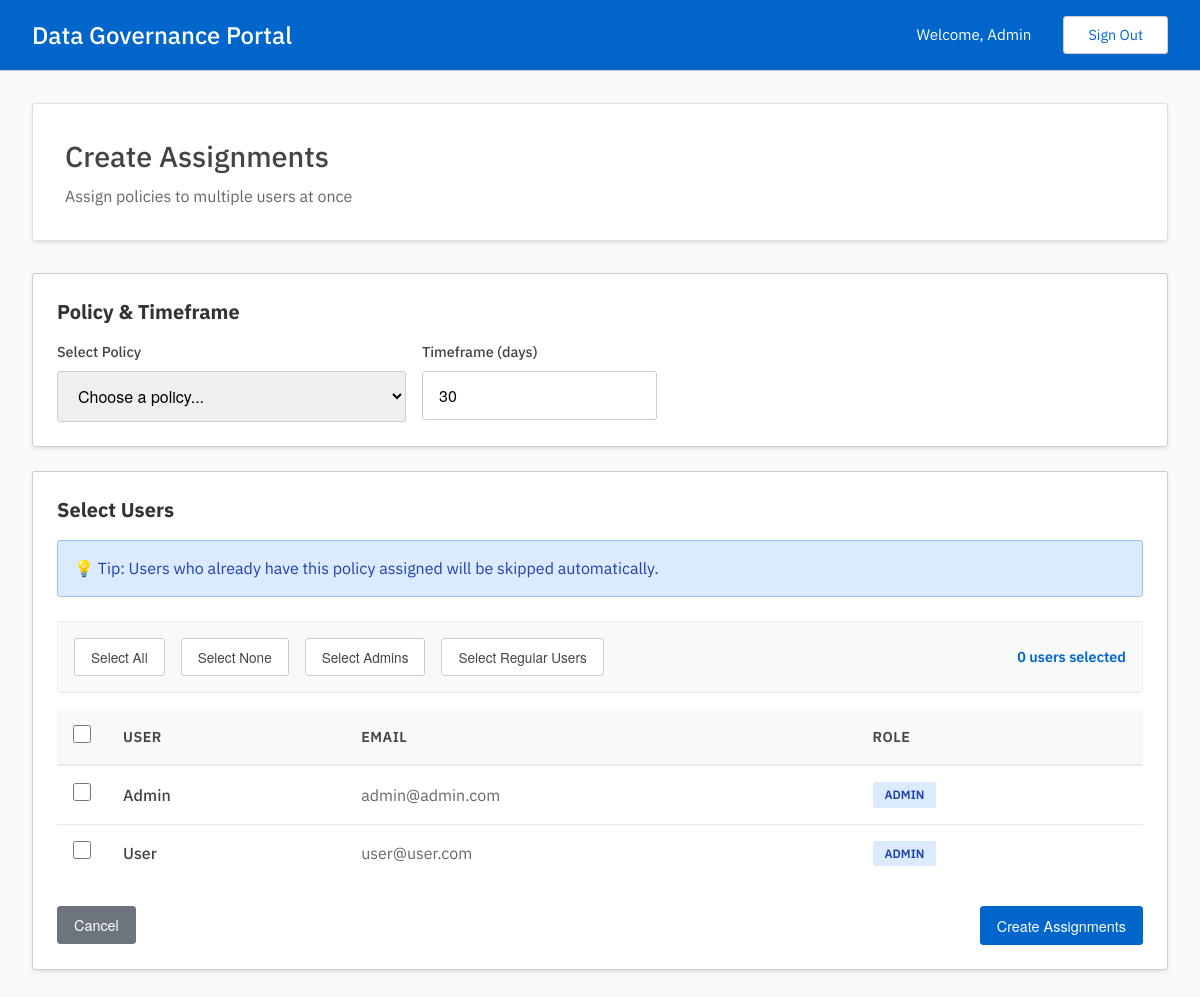
/admin/manage_assignments/create (signed in), run on an earlier commit of the app's database.
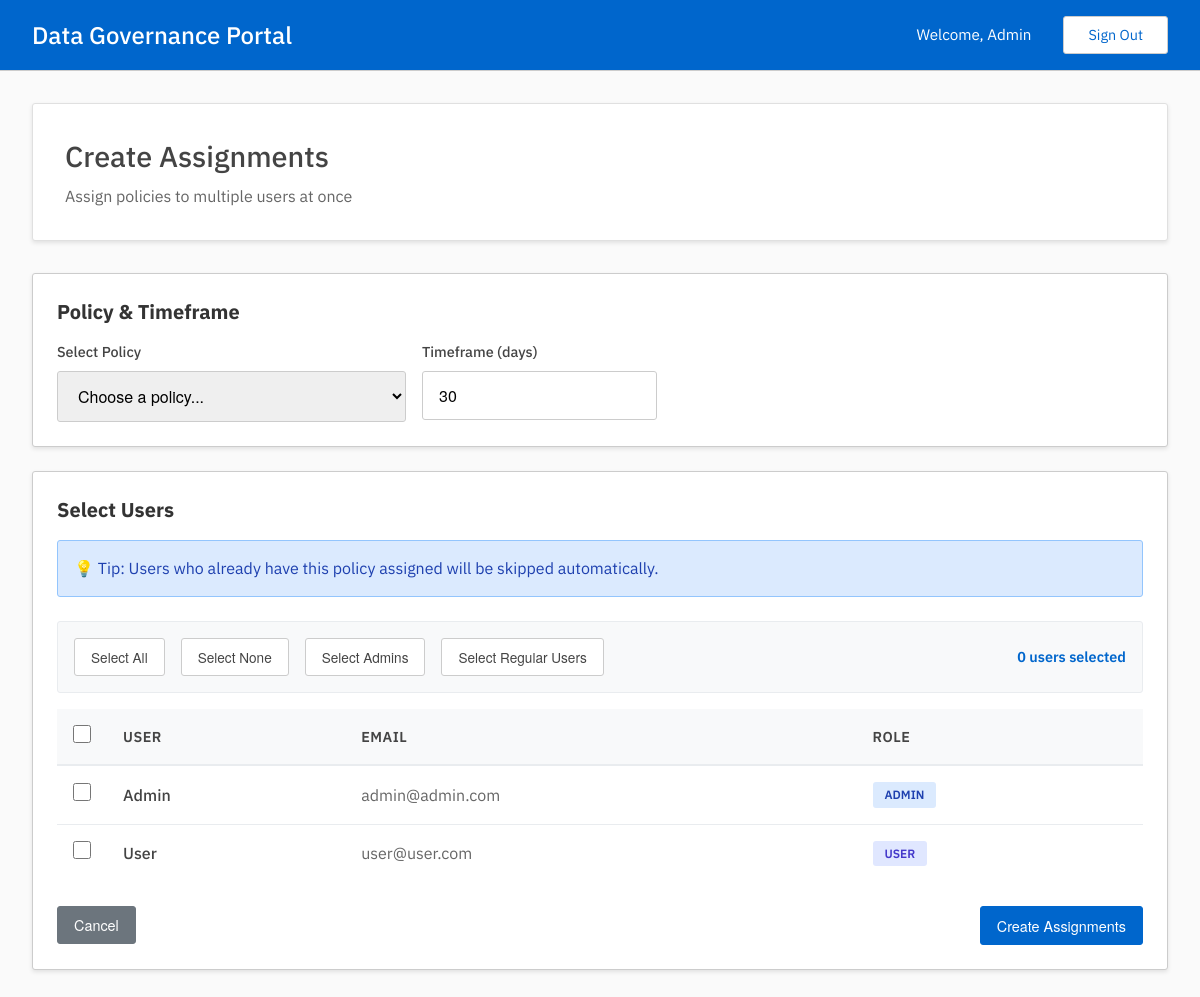
And on a later commit of the database.
### tables this page shows
CREATE TABLE users(
        uuid TEXT UNIQUE NOT NULL PRIMARY KEY,
        email TEXT UNIQUE NOT NULL,
        password_hash TEXT NOT NULL,
        name TEXT NOT NULL,
        is_admin INTEGER NOT NULL DEFAULT 0
        );

### admin.py (the view, shortened to what this page needs)
@admin.route('/manage_assignments/create', methods=['GET', 'POST'])
@admin_required
def create_assignment():
    users = read_get_users()
    policies = read_get_policies()
    return render_template('admin/manage_assignments/create.html',
                         users=users["data"],
                         policies=policies["data"])

### auth.py (called while the page is built)
def admin_required(f):
    @wraps(f)
    def wrap(*args, **kwargs):
        if session['user']['is_admin']:
            return f(*args, **kwargs)
        else:
            print("403: User is not an admin.")
            return redirect(url_for('user.dashboard'))
    return wrap

### db.py (called while the page is built)
def get_conn_curs():
    conn = sqlite3.connect(DATABASE)
    conn.row_factory = sqlite3.Row
    curs = conn.cursor()
    curs.execute("PRAGMA foreign_keys = ON")
    return conn, curs

def commit_close(conn, curs):
    conn.commit()
    curs.close()
    conn.close()

def get_policies():
    conn, curs = get_conn_curs()
    curs.execute("SELECT * FROM policies")
    policies = curs.fetchall()
    commit_close(conn, curs)
    return {
        "status": "200",
        "message": "Policies found successfully",
        "data": policies
        }

def get_users():
    conn, curs = get_conn_curs()
    curs.execute("SELECT * FROM users")
    users = curs.fetchall()
    commit_close(conn, curs)
    return {
        "status": "200",
        "message": "Users found successfully",
        "data": users
        }

### templates/admin/manage_assignments/create.html (shortened to what this page needs)
{% extends "base.html" %}
{% block content %}
<div class="dashboard-header">
    <h2>Create Assignments</h2>
    <p>Assign policies to multiple users at once</p>
</div>
<form method="POST" id="assignmentForm">
    <div class="table-container mb-3">
        <h3 style="color: #333; margin-bottom: 1rem; font-size: 1.25rem;">Policy & Timeframe</h3>
        <div style="display: grid; grid-template-columns: 2fr 1fr; gap: 1rem; max-width: 600px;">
            <div class="form-group">
                <label for="policy" class="form-label">Select Policy</label>
                <select name="policy" id="policy" class="form-input" required style="width: 100%;">
                    <option value="">Choose a policy...</option>
                </select>
            </div>
            <div class="form-group">
                <label for="timeframe_days" class="form-label">Timeframe (days)</label>
                <input type="number" name="timeframe_days" id="timeframe_days"
                       class="form-input" placeholder="30" min="1" value="30" required>
            </div>
        </div>
    </div>
    <div class="table-container">
        <h3 style="color: #333; margin-bottom: 1rem; font-size: 1.25rem;">Select Users</h3>
        <div class="info-message mb-3">
            💡 Tip: Users who already have this policy assigned will be skipped automatically.
        </div>
        <div class="bulk-actions">
            <button type="button" class="bulk-select-btn" onclick="selectAll()">Select All</button>
            <button type="button" class="bulk-select-btn" onclick="selectNone()">Select None</button>
            <button type="button" class="bulk-select-btn" onclick="selectAdmins()">Select Admins</button>
            <button type="button" class="bulk-select-btn" onclick="selectRegularUsers()">Select Regular Users</button>
            <span class="selected-count" id="selectedCount">0 users selected</span>
        </div>
        <table class="data-table">
            <thead>
                <tr>
                    <th class="checkbox-cell">
                        <input type="checkbox" id="selectAllCheckbox" class="custom-checkbox"
                               onchange="toggleAll(this)">
                    </th>
                    <th>User</th>
                    <th>Email</th>
                    <th>Role</th>
                </tr>
            </thead>
            <tbody>
                {% for user in users %}
                <tr>
                    <td class="checkbox-cell">
                        <input type="checkbox" name="users" value="{{ user['uuid'] }}"
                               class="custom-checkbox user-checkbox"
                               data-admin="{{ user['is_admin'] }}"
                               onchange="updateSelectedCount()">
                    </td>
                    <td>
                        <div style="font-weight: 500;">{{ user['name'] }}</div>
                    </td>
                    <td style="color: #666;">{{ user['email'] }}</td>
                    <td>
                        <span class="role-badge {{ 'role-admin' if user['is_admin'] else 'role-user' }}">
                            {{ 'Admin' if user['is_admin'] else 'User' }}
                        </span>
                    </td>
                </tr>
                {% endfor %}
            </tbody>
        </table>
        <div class="action-buttons mt-3" style="display: flex; justify-content: space-between;">
            <a href="{{ url_for('admin.manage_assignments') }}" class="btn btn-secondary">Cancel</a>
            <button type="submit" class="btn btn-action" id="submitBtn" disabled>
                Create Assignments
            </button>
        </div>
    </div>
</form>
{% endblock %}

What changed in the data, as far as the page shows it:
changed users "User": is_admin "ADMIN" → "USER"
